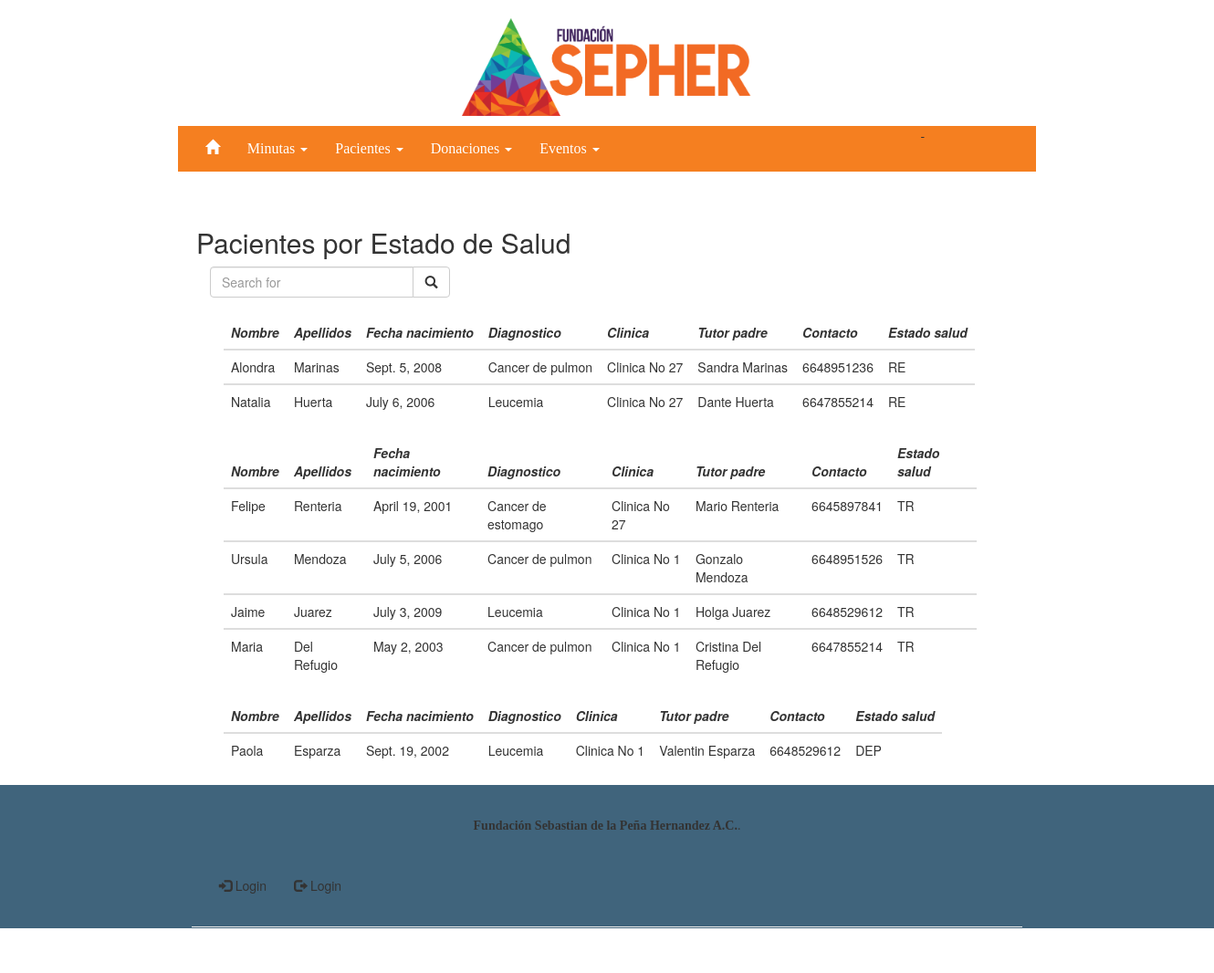
/consultas/, run on the app's committed database.
### pacientes/models.py (models this page shows)
class Paciente(models.Model):
    Estado_opciones=(
    ('RE','Remision'),
    ('TR','En Tratamiento'),
    ('DEP','Fallecido'),
    )
    Paciente_nombre=models.CharField(max_length=40)
    Paciente_apellido=models.CharField(max_length=50)
    Paciente_fnacimiento=models.DateField()
    Paciente_diagnostico=models.CharField(max_length=200)
    Paciente_clinica=models.CharField(max_length=50)
    Tutor_Padre=models.CharField(max_length=50)
    Paciente_contacto=models.CharField(max_length=15,blank=True)
    Estado_salud=models.CharField(max_length=10,choices=Estado_opciones)

### pacientes/views.py (the view)
# urls.py: url(r'^consultas/$', consulta, name= 'consultas2'),
def consulta (request):
	b = Paciente.objects.filter(Estado_salud='RE')
	c = Paciente.objects.filter(Estado_salud='TR')
	d = Paciente.objects.filter(Estado_salud='DEP')
	form = Consulta_form(request.POST or None)
	return render (request, 'consulta.html', {'list1' :b, 'list2' :c, 'list3' :d})

### templates/consulta.html (shortened to what this page needs)
{% extends 'base.html' %}
{% block content %}
<br>
<div style="margin-left:120px;">
<h2>Pacientes por Estado de Salud</h2>
<center><div class="container">
    <div class="row">
        <div class="col-md-3">
            <form action="#" method="get">
                <div class="input-group">
                    <input class="form-control" id="system-search" name="q" placeholder="Search for" required>
                    <span class="input-group-btn">
                        <button type="submit" class="btn btn-default"><i class="glyphicon glyphicon-search"></i></button>
                    </span>
                </div>
            </form>
        </div></div>
        </div></center>
<br>
<div class="container">
    <div class="col-md-9">
       <table class="table table-list-search">
                    <thead>
                        <tr>
                            <th><i>Nombre</i></th>
                            <th><i>Apellidos</i></th>
                            <th><i>Fecha nacimiento</i></th>
                            <th><i>Diagnostico</i></th>
                            <th><i>Clinica</i></th>
                            <th><i>Tutor padre</i></th>
                            <th><i>Contacto</i></th>
                            <th><i>Estado salud</i></th>
                        </tr>
                    </thead>
                    {% for item in list1 %}
                    <tbody>
                        <tr>
                            <td>{{item.Paciente_nombre}}</td>
                            <td>{{item.Paciente_apellido}}</td>
                            <td>{{item.Paciente_fnacimiento }}</td>
                            <td>{{item.Paciente_diagnostico }}</td>
                             <td>{{item.Paciente_clinica }}</td>
                              <td>{{item.Tutor_Padre }}</td>
                               <td>{{item.Paciente_contacto }}</td>
                                <td>{{item.Estado_salud }}</td>
                        </tr>
                        {% endfor %}
                    </tbody>
                </table>
    </div>
    <div class="col-md-9">
      <center><table class="table table-list-search">
                    <thead>
                        <tr>
                            <th><i>Nombre</i></th>
                            <th><i>Apellidos</i></th>
                            <th><i>Fecha nacimiento</i></th>
                            <th><i>Diagnostico</i></th>
                            <th><i>Clinica</i></th>
                            <th><i>Tutor padre</i></th>
                            <th><i>Contacto</i></th>
                            <th><i>Estado salud</i></th>
                        </tr>
                    </thead>
                    {% for item in list2 %}
                    <tbody>
                        <tr>
                            <td>{{item.Paciente_nombre}}</td>
                            <td>{{item.Paciente_apellido}}</td>
                            <td>{{item.Paciente_fnacimiento }}</td>
                            <td>{{item.Paciente_diagnostico }}</td>
                             <td>{{item.Paciente_clinica }}</td>
                              <td>{{item.Tutor_Padre }}</td>
                               <td>{{item.Paciente_contacto }}</td>
                                <td>{{item.Estado_salud }}</td>
                        </tr>
                        {% endfor %}
                    </tbody>
                </table></center>
    </div>
    <div class="col-md-9">
       <table class="table table-list-search">
                    <thead>
                        <tr>
                            <th><i>Nombre</i></th>
                            <th><i>Apellidos</i></th>
                            <th><i>Fecha nacimiento</i></th>
                            <th><i>Diagnostico</i></th>
                            <th><i>Clinica</i></th>
                            <th><i>Tutor padre</i></th>
                            <th><i>Contacto</i></th>
                            <th><i>Estado salud</i></th>
                        </tr>
                    </thead>
                    {% for item in list3 %}
                    <tbody>
                        <tr>
                            <td>{{item.Paciente_nombre}}</td>
                            <td>{{item.Paciente_apellido}}</td>
                            <td>{{item.Paciente_fnacimiento }}</td>
                            <td>{{item.Paciente_diagnostico }}</td>
                             <td>{{item.Paciente_clinica }}</td>
                              <td>{{item.Tutor_Padre }}</td>
                               <td>{{item.Paciente_contacto }}</td>
                                <td>{{item.Estado_salud }}</td>
                        </tr>
                        {% endfor %}
                    </tbody>
                </table>
    </div>
  </div>
</div></div>
{% endblock %}

### templates/base.html (style rules this page uses)
th { padding: 7px; }
td { padding: 8px; }

### data on the page
Paciente: Paciente_nombre "Alondra", Paciente_apellido "Marinas", Paciente_fnacimiento "Sept. 5, 2008", Paciente_diagnostico "Cancer de pulmon", Paciente_clinica "Clinica No 27", Tutor_Padre "Sandra Marinas", Paciente_contacto "6648951236", Estado_salud "RE"
Paciente: Paciente_nombre "Natalia", Paciente_apellido "Huerta", Paciente_fnacimiento "July 6, 2006", Paciente_diagnostico "Leucemia", Paciente_clinica "Clinica No 27", Tutor_Padre "Dante Huerta", Paciente_contacto "6647855214", Estado_salud "RE"
Paciente: Paciente_nombre "Felipe", Paciente_apellido "Renteria", Paciente_fnacimiento "April 19, 2001", Paciente_diagnostico "Cancer de estomago", Paciente_clinica "Clinica No 27", Tutor_Padre "Mario Renteria", Paciente_contacto "6645897841", Estado_salud "TR"
Paciente: Paciente_nombre "Ursula", Paciente_apellido "Mendoza", Paciente_fnacimiento "July 5, 2006", Paciente_diagnostico "Cancer de pulmon", Paciente_clinica "Clinica No 1", Tutor_Padre "Gonzalo Mendoza", Paciente_contacto "6648951526", Estado_salud "TR"
Paciente: Paciente_nombre "Jaime", Paciente_apellido "Juarez", Paciente_fnacimiento "July 3, 2009", Paciente_diagnostico "Leucemia", Paciente_clinica "Clinica No 1", Tutor_Padre "Holga Juarez", Paciente_contacto "6648529612", Estado_salud "TR"
Paciente: Paciente_nombre "Maria", Paciente_apellido "Del Refugio", Paciente_fnacimiento "May 2, 2003", Paciente_diagnostico "Cancer de pulmon", Paciente_clinica "Clinica No 1", Tutor_Padre "Cristina Del Refugio", Paciente_contacto "6647855214", Estado_salud "TR"
Paciente: Paciente_nombre "Paola", Paciente_apellido "Esparza", Paciente_fnacimiento "Sept. 19, 2002", Paciente_diagnostico "Leucemia", Paciente_clinica "Clinica No 1", Tutor_Padre "Valentin Esparza", Paciente_contacto "6648529612", Estado_salud "DEP"
